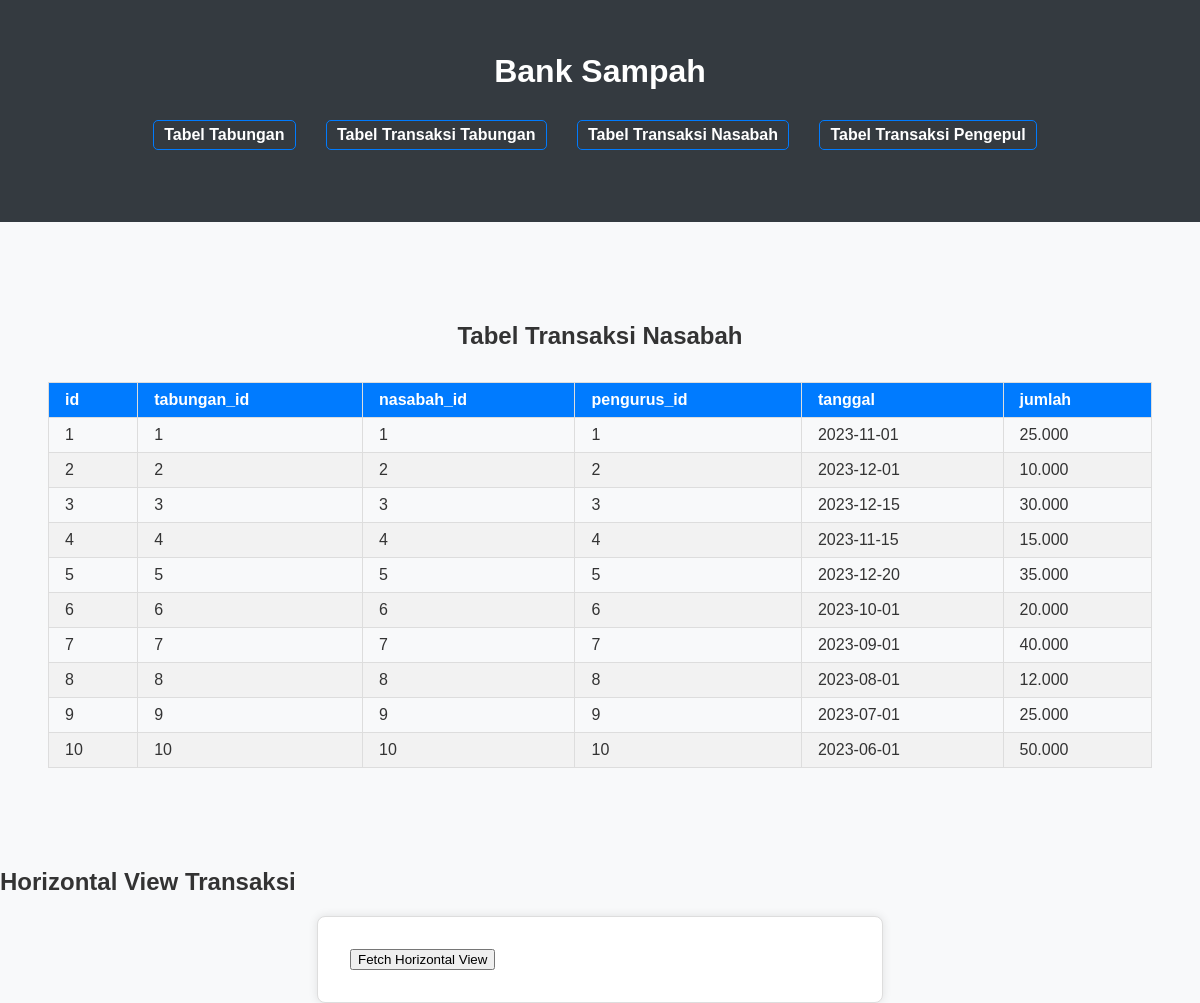
The page /Petugas_Keuangan/Transaksi_Nasabah.php on the database its author committed.
### tables this page shows
CREATE TABLE `transaksi_tabungan` (
  `id` int(11) NOT NULL,
  `tabungan_id` int(11) DEFAULT NULL,
  `nasabah_id` int(11) DEFAULT NULL,
  `pengurus_id` int(11) DEFAULT NULL,
  `tanggal` date NOT NULL,
  `jumlah` decimal(10,2) NOT NULL
);

### Petugas_Keuangan/Transaksi_Nasabah.php (the view, shortened to what this page needs)
<!DOCTYPE html>
<html lang="en">
<head>
    <link rel="stylesheet" href="Tabel.css">
</head>
<body>
    <header>
        <h1>Bank Sampah</h1>
        <nav>
            <ul>
                <li><a href="Tabungan.php">Tabel Tabungan</a></li>
                <li><a href="Transaksi_Tabungan.php">Tabel Transaksi Tabungan</a></li>
                <li><a href="Transaksi_Nasabah.php">Tabel Transaksi Nasabah</a></li>
                <li><a href="Transaksi_Pengepul.php">Tabel Transaksi Pengepul</a></li>
        </nav>
    </header>
    <main>
        <h2>Tabel Transaksi Nasabah</h2>
        <table class="data-table">
            <thead>
                <tr>
                    <th>id</th>
                    <th>tabungan_id</th>
                    <th>nasabah_id</th>
                    <th>pengurus_id</th>
                    <th>tanggal</th>
                    <th>jumlah</th>
                </tr>
            </thead>
            <tbody>
            <?php
                include '../koneksi/koneksi.php';
                $sql = "SELECT * FROM transaksi_tabungan";
                $result = $conn->query($sql);
                if ($result->num_rows > 0) {
                    while ($row = $result->fetch_assoc()) {
                        echo "<tr>";
                        echo "<td>" . htmlspecialchars($row['id']) . "</td>";
                        echo "<td>" . htmlspecialchars($row['tabungan_id']) . "</td>";
                        echo "<td>" . htmlspecialchars($row['nasabah_id']) . "</td>";
                        echo "<td>" . htmlspecialchars($row['pengurus_id']) . "</td>";
                        echo "<td>" . htmlspecialchars($row['tanggal']) . "</td>";
                        echo "<td>" . number_format($row['jumlah'], 0, ',', '.') . "</td>";
                        echo "</tr>";
                    }
                } else {
                    echo "<tr><td colspan='4'>Tidak ada data</td></tr>";
                }
            ?>
            </tbody>
        </table>
    </main>
    <section>
            <h2>Horizontal View Transaksi</h2>
            <form action="horizontal_view.php" method="GET">
                <button type="submit">Fetch Horizontal View</button>
        </section>
</body>
</html>

### Petugas_Keuangan/Tabel.css (style rules this page uses)
body { font-family: Arial, sans-serif; margin: 0; padding: 0; background-color: #f8f9fa; color: #333; }
header { background-color: #343a40; color: #fff; padding: 2em; text-align: center; margin-bottom: 2em; }
nav { background-color: #343a40; margin-bottom: 2em; }
nav ul { list-style-type: none; margin: 0; padding: 0; text-align: center; }
nav ul li { display: inline; margin-right: 10px; }
nav ul li a { color: #fff; text-decoration: none; padding: 5px 10px; border-radius: 5px; transition: background-color 0.3s; }
main { padding: 3em; text-align: center; }
ul { list-style-type: none; padding: 0; }
li { margin: 2em 0; }
a { text-decoration: none; color: #007bff; font-weight: bold; padding: 1em 2em; border: 1px solid #007bff; border-radius: 5px; transition: background-color 0.3s, color 0.3s; display: inline-block; margin: 0.5em; }
.data-table { width: 100%; border-collapse: collapse; margin: 2em 0; }
.data-table th, .data-table td { border: 1px solid #ddd; padding: 0.5em 1em; text-align: left; }
.data-table th { background-color: #007bff; color: white; }
.data-table tr:nth-child(even) { background-color: #f2f2f2; }
form { max-width: 500px; margin: 0 auto; padding: 2em; border: 1px solid #ddd; border-radius: 8px; background-color: #fff; box-shadow: 0 0 10px rgba(0, 0, 0, 0.1); }

### rows shown on the page
transaksi_tabungan: id "1", tabungan "1", nasabah "1", pengurus "1", tanggal "2023-11-01", jumlah "25.000"
transaksi_tabungan: id "2", tabungan "2", nasabah "2", pengurus "2", tanggal "2023-12-01", jumlah "10.000"
transaksi_tabungan: id "3", tabungan "3", nasabah "3", pengurus "3", tanggal "2023-12-15", jumlah "30.000"
transaksi_tabungan: id "4", tabungan "4", nasabah "4", pengurus "4", tanggal "2023-11-15", jumlah "15.000"
transaksi_tabungan: id "5", tabungan "5", nasabah "5", pengurus "5", tanggal "2023-12-20", jumlah "35.000"
transaksi_tabungan: id "6", tabungan "6", nasabah "6", pengurus "6", tanggal "2023-10-01", jumlah "20.000"
transaksi_tabungan: id "7", tabungan "7", nasabah "7", pengurus "7", tanggal "2023-09-01", jumlah "40.000"
transaksi_tabungan: id "8", tabungan "8", nasabah "8", pengurus "8", tanggal "2023-08-01", jumlah "12.000"
transaksi_tabungan: id "9", tabungan "9", nasabah "9", pengurus "9", tanggal "2023-07-01", jumlah "25.000"
transaksi_tabungan: id "10", tabungan "10", nasabah "10", pengurus "10", tanggal "2023-06-01", jumlah "50.000"
